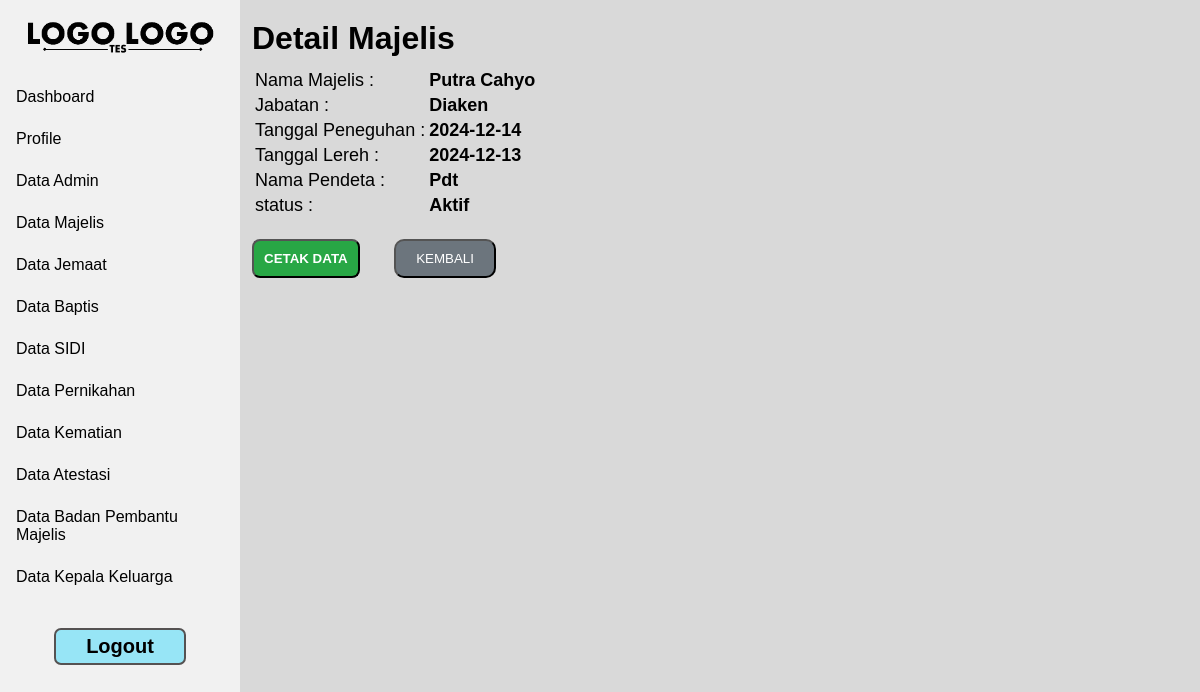
The page /admin/detail_majelis.php?id=4207040472383481 (signed in) on the database its author committed.
### tables this page shows
CREATE TABLE `majelis` (
  `nik` varchar(16) NOT NULL,
  `jabatan` varchar(50) NOT NULL,
  `tanggal_peneguhan` date NOT NULL,
  `tanggal_lereh` date NOT NULL,
  `nama_pendeta` varchar(250) NOT NULL,
  `status` varchar(11) NOT NULL
);

CREATE TABLE `jemaat` (
  `nik` varchar(16) NOT NULL,
  `no_kk` varchar(16) NOT NULL,
  `nama_jemaat` varchar(200) NOT NULL,
  `password` varchar(200) NOT NULL,
  `jenis_kelamin` varchar(9) NOT NULL,
  `tempat_lahir` varchar(150) NOT NULL,
  `tanggal_lahir` date NOT NULL,
  `pendidikan_terakhir` varchar(100) NOT NULL,
  `pekerjaan` varchar(150) NOT NULL,
  `blok` varchar(2) NOT NULL,
  `pepanthan` varchar(50) NOT NULL,
  `status_hubungan_keluarga` varchar(100) NOT NULL,
  `status_jemaat` varchar(50) NOT NULL,
  `no_handphone` varchar(13) NOT NULL,
  `provinsi_kk` varchar(150) NOT NULL,
  `kab_kota_kk` varchar(150) NOT NULL,
  `kecamatan_kk` varchar(150) NOT NULL,
  `kelurahan_kk` varchar(150) NOT NULL,
  `rw_kk` varchar(4) NOT NULL,
  `rt_kk` varchar(4) NOT NULL,
  `provinsi_domisili` varchar(150) NOT NULL,
  `kab_kota_domisili` varchar(150) NOT NULL,
  `kecamatan_domisili` varchar(150) NOT NULL,
  `kelurahan_domisili` varchar(150) NOT NULL,
  `rw_domisili` varchar(4) NOT NULL,
  `rt_domisili` varchar(4) NOT NULL
);

### admin/detail_majelis.php (the view, shortened to what this page needs)
<!DOCTYPE html>
<html lang="en">
<head>
</head>
<body>
    <?php
        include "../session/session_login.php";
        include "navbar.php";
        $query=mysqli_query($konek_db, "SELECT * FROM majelis INNER JOIN jemaat ON majelis.nik = jemaat.nik WHERE majelis.nik ='".$_GET['id']."'");
        $data = mysqli_fetch_array ($query);
    ?>
    <div class="body-content">
        <h1>Detail Majelis</h1>
        <form action="" method="POST">
            <table id="tb-list">
                <tr>
                    <td><label id="label-input">Nama Majelis :</label></td>
                    <td><label id="data-list"><b><?php echo $data['nama_jemaat'] ?></b></label></td>
                </tr>
                <tr>
                    <td><label id="label-gejala">Jabatan :</label></td>
                    <td><label id="data-list"><b><?php echo $data['jabatan'] ?></b></label></td>
                </tr>
                <tr>
                    <td><label id="label-gejala">Tanggal Peneguhan :</label></td>
                    <td><label id="data-list"><b><?php echo $data['tanggal_peneguhan'] ?></b></label></td>
                </tr>
                <tr>
                    <td><label id="label-gejala">Tanggal Lereh :</label></td>
                    <td><label id="data-list"><b><?php echo $data['tanggal_lereh'] ?></b></label></td>
                </tr>
                <tr>
                    <td><label id="label-gejala">Nama Pendeta :</label></td>
                    <td><label id="data-list"><b><?php echo $data['nama_pendeta'] ?></b></label></td>
                </tr>
                <tr>
                    <td><label id="label-gejala">status :</label></td>
                    <td><label id="data-list"><b><?php echo $data['status'] ?></b></label></td>
                </tr>
            </table>
            <button id="btn-cetak" name='cetak'>CETAK DATA</button>
            <a id="-" href="data_majelis.php"><button id="btn-kembali" type="button">KEMBALI</button></a>
        </form>
    </div>
</body>
</html>

### css/style-navbar.css (style rules this page uses)
* { font-family: sans-serif; box-sizing: border-box; text-decoration: none; margin: 0; }
body { background-color: #D9D9D9; }
.body-content { padding-top: 20px; margin-left: 21%; overflow-y: scroll; -ms-overflow-style: none; scrollbar-width: none; height: 100%; }

### css/style-tb-btn.css (style rules this page uses)
#btn-kembali { background: #6c757d; color: #ffffff; cursor: pointer; border-radius: 10px; margin-top: 20px; padding: 10px 20px; }
#btn-cetak { background: #28a745; color: #ffffff; cursor: pointer; margin-top: 15px; padding: 10px 10px; border-radius: 8px; font-weight: bold; margin-right: 30px; }
#tb-list { margin-top: 10px; font-size: 18px; }
tr { vertical-align: top; }

### css/style-admin.css (style rules this page uses)
#data-list { font-size: 18px; }

### rows shown on the page
majelis: jemaat.nama_jemaat "Putra Cahyo", jabatan "Diaken", tanggal_peneguhan "2024-12-14", tanggal_lereh "2024-12-13", nama_pendeta "Pdt", status "Aktif"
